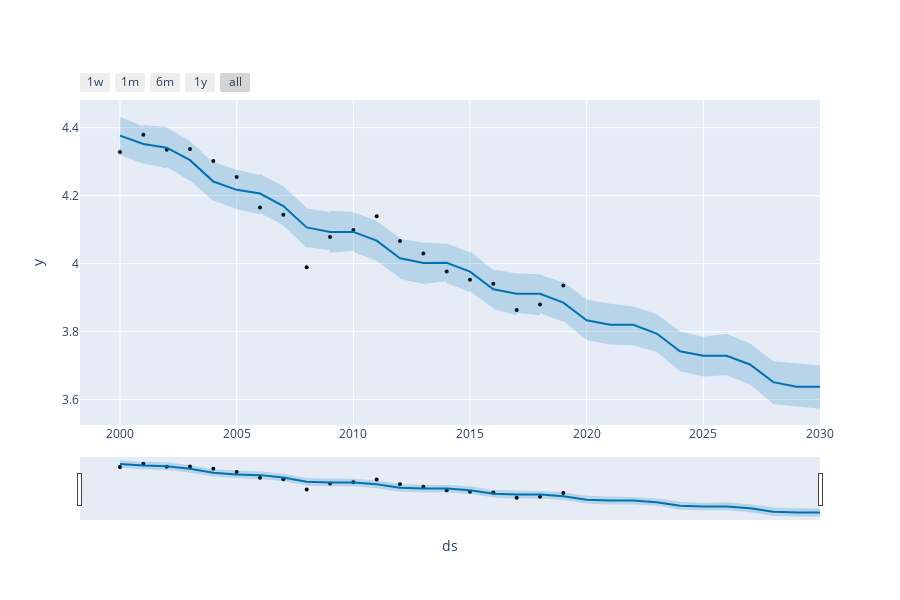

Notebook source saved alongside this figure:
### Code cell
forecast=regresion.predict(future)
plot_plotly(regresion,forecast[forecast.ds >= anio2000])
